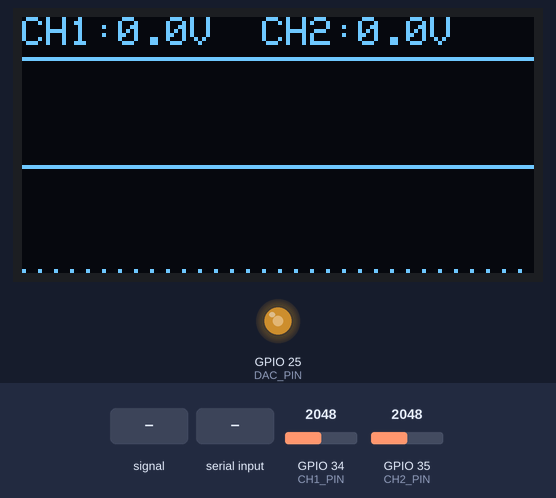
Bench run of a sketch on a simulated ESP32. Parts: 128×64 one-colour display, output pins drawn as LEDs (lit = HIGH). The test bench sets the inputs (shaded band); at power-on: GPIO 34 (CH1_PIN) = 2048, GPIO 35 (CH2_PIN) = 2048 (analog values on the 0–4095 scale). What the sketch prints to the serial monitor is not drawn.

Above: at 1.2 s.
Timing chart, 0 to 0.1 s (numbered marks = the images above; inputs shaded):
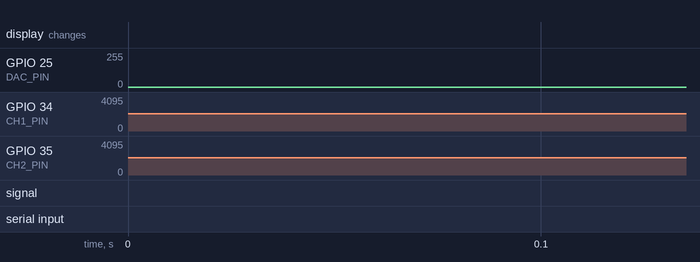

The sketch:

sp32_scope_fft.ino
```cpp
#include <Arduino.h>
#include <Wire.h>
#include <Adafruit_GFX.h>
#include <Adafruit_SSD1306.h>
#include <math.h>

#define SCREEN_WIDTH 128
#define SCREEN_HEIGHT 64
#define OLED_ADDR 0x3C

Adafruit_SSD1306 display(SCREEN_WIDTH, SCREEN_HEIGHT, &Wire, -1);

const int CH1_PIN = 34;
const int CH2_PIN = 35;
const int DAC_PIN = 25;

const uint16_t NUM_SAMPLES = 512;
uint16_t ch1_buf[NUM_SAMPLES];
uint16_t ch2_buf[NUM_SAMPLES];
uint16_t oled_ch1[NUM_SAMPLES];
uint16_t oled_ch2[NUM_SAMPLES];
volatile bool oled_buf_ready = false;

uint8_t wave_type = 0;      // 0: Sine, 1: Square, 2: Triangle
uint16_t target_freq = 200; // Hz
uint8_t lut[256];
volatile uint32_t phase_acc = 0;
volatile uint32_t phase_inc = 0;
hw_timer_t *dac_timer = nullptr;

bool oled_present = false;

void build_lut(uint8_t type) {
  for (int i = 0; i < 256; i++) {
    if (type == 0) {
      lut[i] = (uint8_t)(128 + 98 * sinf((2.0f * PI * i) / 256.0f));
    } else if (type == 1) {
      lut[i] = (i < 128) ? 225 : 30;
    } else {
      lut[i] = (i < 128) ? (30 + (i * 195) / 128) : (225 - ((i - 128) * 195) / 128);
    }
  }
}

void update_phase_inc(uint16_t freq) {
  phase_inc = (uint32_t)(((uint64_t)freq << 32) / 50000ULL);
}

void IRAM_ATTR onDacTimer() {
  phase_acc += phase_inc;
  dacWrite(DAC_PIN, lut[phase_acc >> 24]);
}

void parse_serial_cmd() {
  static char cmd[16];
  static uint8_t idx = 0;
  while (Serial.available()) {
    char c = Serial.read();
    if (c == '\n' || c == '\r') {
      cmd[idx] = '\0';
      if (idx >= 2) {
        if (cmd[0] == 'W') {
          wave_type = (uint8_t)atoi(&cmd[1]);
          build_lut(wave_type);
        } else if (cmd[0] == 'F') {
          uint16_t f = (uint16_t)atoi(&cmd[1]);
          if (f >= 20 && f <= 2000) {
            target_freq = f;
            update_phase_inc(target_freq);
          }
        }
      }
      idx = 0;
    } else if (idx < sizeof(cmd) - 1) {
      cmd[idx++] = c;
    }
  }
}

void oledTask(void *pvParameters) {
  Wire.begin(21, 22);
  Wire.setClock(400000);
  if (display.begin(SSD1306_SWITCHCAPVCC, OLED_ADDR)) {
    oled_present = true;
    display.clearDisplay();
    display.display();
  }

  for (;;) {
    if (oled_present && oled_buf_ready) {
      display.clearDisplay();

      // Calculate CH1 and CH2 Vpp for OLED header
      uint16_t min1 = 4095, max1 = 0;
      uint16_t min2 = 4095, max2 = 0;
      for (uint16_t i = 0; i < NUM_SAMPLES / 2; i++) {
        if (oled_ch1[i] < min1) min1 = oled_ch1[i];
        if (oled_ch1[i] > max1) max1 = oled_ch1[i];
        if (oled_ch2[i] < min2) min2 = oled_ch2[i];
        if (oled_ch2[i] > max2) max2 = oled_ch2[i];
      }

      float vpp1 = (max1 - min1) * (3.3f / 4095.0f);
      float vpp2 = (max2 - min2) * (3.3f / 4095.0f);

      // Top text bar: CH1 solid | CH2 dotted
      display.setTextSize(1);
      display.setTextColor(SSD1306_WHITE);
      display.setCursor(0, 0);
      display.print("CH1:");
      display.print(vpp1, 1);
      display.print("V  CH2:");
      display.print(vpp2, 1);
      display.print("V");
      display.drawFastHLine(0, 10, SCREEN_WIDTH, SSD1306_WHITE);

      // Midpoint & bottom reference dots (y = 12 to 63 is waveform area)
      for (int x = 0; x < SCREEN_WIDTH; x += 4) {
        display.drawPixel(x, 37, SSD1306_WHITE);
        display.drawPixel(x, 63, SSD1306_WHITE);
      }

      // Rising-edge trigger on CH1
      uint16_t mid = (min1 + max1) / 2;
      uint16_t trig = 0;
      for (uint16_t i = 1; i < NUM_SAMPLES / 2; i++) {
        if (oled_ch1[i - 1] < mid && oled_ch1[i] >= mid) {
          trig = i;
          break;
        }
      }

      // Draw CH1 (solid) and CH2 (dashed) in y = 12..62
      for (int x = 0; x < SCREEN_WIDTH - 1; x++) {
        uint16_t idx0 = trig + (x * 2);
        uint16_t idx1 = trig + ((x + 1) * 2);
        if (idx1 >= NUM_SAMPLES) break;

        int y1_a = 62 - map(oled_ch1[idx0], 0, 4095, 0, 50);
        int y1_b = 62 - map(oled_ch1[idx1], 0, 4095, 0, 50);
        display.drawLine(x, y1_a, x + 1, y1_b, SSD1306_WHITE);

        int y2_a = 62 - map(oled_ch2[idx0], 0, 4095, 0, 50);
        int y2_b = 62 - map(oled_ch2[idx1], 0, 4095, 0, 50);
        if (x % 2 == 0) {
          display.drawLine(x, y2_a, x + 1, y2_b, SSD1306_WHITE);
        }
      }

      display.display();
      oled_buf_ready = false;
    }
    vTaskDelay(pdMS_TO_TICKS(60));
  }
}

void setup() {
  Serial.begin(921600);
  analogReadResolution(12);
  analogSetAttenuation(ADC_11db);

  build_lut(wave_type);
  update_phase_inc(target_freq);

  dac_timer = timerBegin(50000); // ESP32 Arduino Core 3.x API
  timerAttachInterrupt(dac_timer, &onDacTimer);
  timerAlarm(dac_timer, 1, true, 0);

  xTaskCreatePinnedToCore(oledTask, "OLED_Task", 4096, NULL, 1, NULL, 0);
}

void loop() {
  parse_serial_cmd();

  uint32_t t0 = micros();
  for (uint16_t i = 0; i < NUM_SAMPLES; i++) {
    ch1_buf[i] = analogRead(CH1_PIN);
    ch2_buf[i] = analogRead(CH2_PIN);
  }
  uint32_t dt_us = micros() - t0;

  uint8_t header[2] = {0x55, 0xAA};
  Serial.write(header, 2);
  Serial.write((uint8_t *)&dt_us, 4);
  Serial.write((uint8_t *)ch1_buf, NUM_SAMPLES * 2);
  Serial.write((uint8_t *)ch2_buf, NUM_SAMPLES * 2);

  if (!oled_buf_ready) {
    memcpy(oled_ch1, ch1_buf, sizeof(ch1_buf));
    memcpy(oled_ch2, ch2_buf, sizeof(ch2_buf));
    oled_buf_ready = true;
  }
}
```
